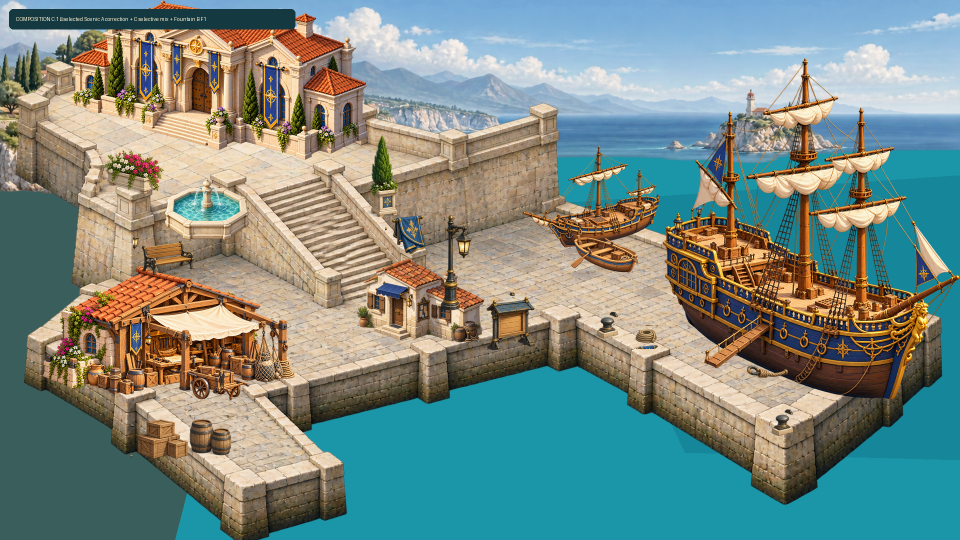
#> input picture reports/portfolio-world-rebuild/evidence/runtime-r3-scenic-props-correction/05-composition-c1-corrected.png, 1920 x 1080 px (shown at 1/2 size)
$ python build-r3-scenic-final-correction.py
#> lines starting #> are read from the running program, lines starting #| are printed output that depends on the picture
#> in main, c1 is the input picture: PIL image 1920x1080 RGBA; mean R, G, B, A 120.8, 139.2, 132.2, 255
#!/usr/bin/env python3
"""Build R3 Phase A.2's final, static-only Scenic A / Composition C2 review board."""
from __future__ import annotations

import hashlib
import json
from pathlib import Path

from PIL import Image, ImageChops, ImageDraw, ImageEnhance, ImageFilter, ImageFont, ImageOps

ROOT = Path(__file__).resolve().parents[2]
R2 = ROOT / "portfolio-world" / "public" / "assets" / "canonical-r2"
R3 = ROOT / "portfolio-world" / "public" / "assets" / "canonical-r3" / "candidates"
SCENIC, PROPS = R3 / "scenic", R3 / "props"
SOURCE = ROOT / "portfolio-world" / "art-source" / "runtime-r3-scenic-props"
EVIDENCE = ROOT / "reports" / "portfolio-world-rebuild" / "evidence" / "runtime-r3-scenic-final-correction"
MANIFEST = ROOT / "data" / "portfolio-world" / "runtime-r3-scenic-props-candidates.json"
CANONICAL = ROOT / "reports" / "portfolio-world-rebuild" / "evidence" / "gameplay-projection-refinement" / "projection-a-elevated-gameplay.png"
C1 = ROOT / "reports" / "portfolio-world-rebuild" / "evidence" / "runtime-r3-scenic-props-correction" / "05-composition-c1-corrected.png"
SIZE = (1920, 1080)
FONT = ImageFont.load_default()


def sha(path: Path) -> str:
    return hashlib.sha256(path.read_bytes()).hexdigest()


def save(image: Image.Image, destination: Path) -> None:
    destination.parent.mkdir(parents=True, exist_ok=True)
    image.save(destination, "PNG", optimize=True)


# [5 lines left out: function label, not called in this run]


def put(canvas: Image.Image, image: Image.Image, x: int, y: int) -> None:
    canvas.alpha_composite(image, (x, y))


def final_scenic() -> Image.Image:
    """Normalize the bounded ImageGen town edit and feather its lower sea edge."""
    image = Image.open(SOURCE / "scenic-a-final-imagegen-source.png").convert("RGBA").resize(SIZE, Image.Resampling.LANCZOS)
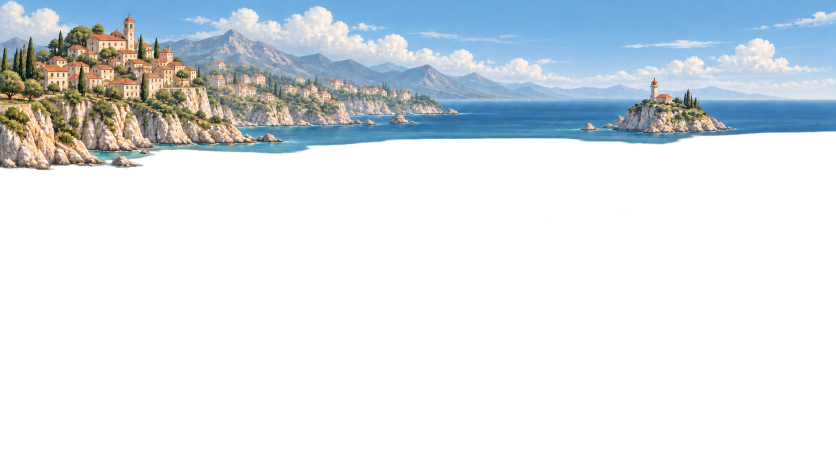
#> input picture portfolio-world/art-source/runtime-r3-scenic-props/scenic-a-final-imagegen-source.png, 1672 x 941 px (shown at 1/2 size)
    image = ImageEnhance.Color(image).enhance(0.64)
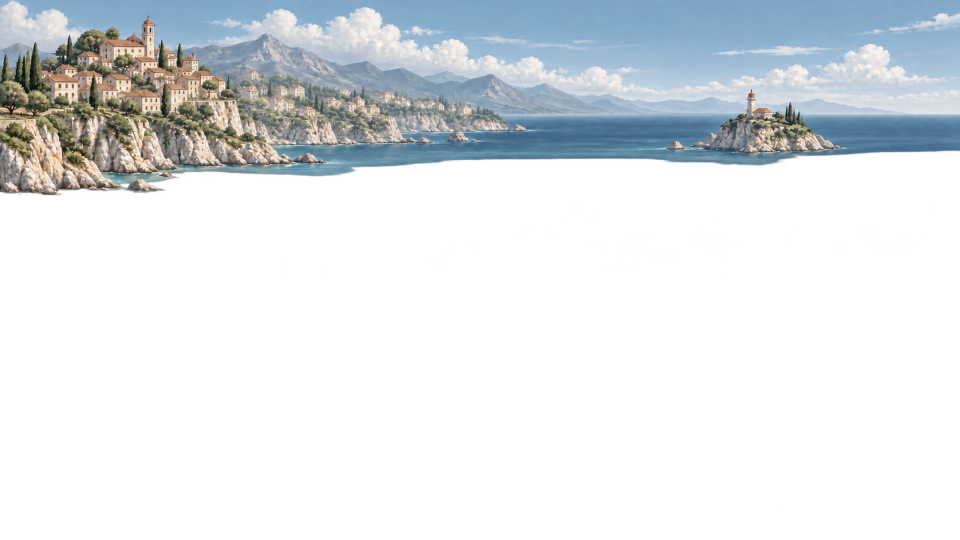
#> image: PIL image 1920x1080 RGBA (shown at 1/2 size); mean R, G, B, A 46.8, 51.6, 55, 78.4; transparent parts drawn white
    image = ImageEnhance.Brightness(image).enhance(1.01)
    alpha = image.getchannel("A")
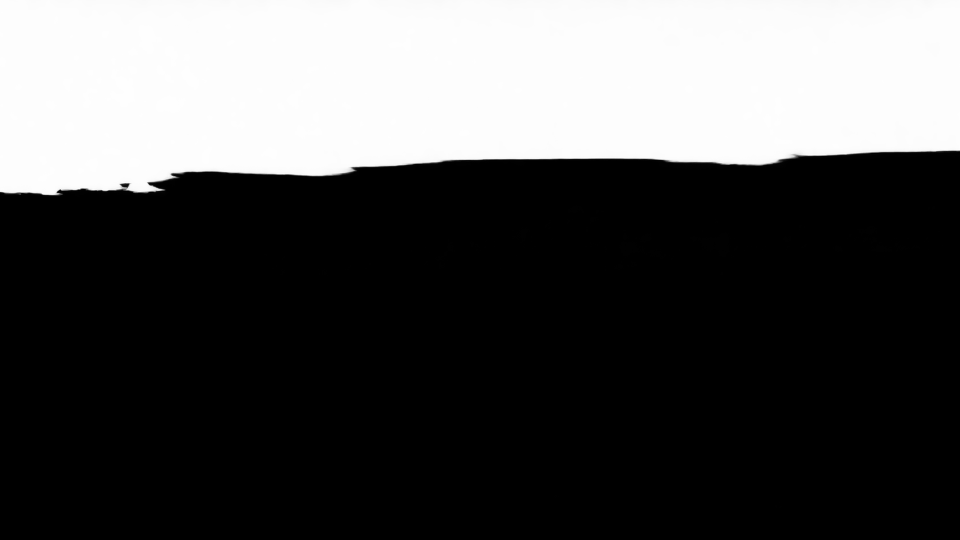
#> alpha: PIL image 1920x1080 L (shown at 1/2 size); min 0, max 255, mean 78.4
    softened = Image.new("L", SIZE, 0)
#> softened: PIL image 1920x1080 L; every value is 0
    for y in range(SIZE[1]):
        edge = 1.0 if y <= 340 else max(0.0, min(1.0, (440 - y) / 100))
        for x in range(SIZE[0]):
            value = alpha.getpixel((x, y))
            softened.putpixel((x, y), int(value * edge) if value >= 24 else 0)
    image.putalpha(softened)
    save(image, SCENIC / "scenic-a-final.png")
    return image


def foundation_canvas() -> Image.Image:
    canvas = Image.new("RGBA", SIZE, "#395e5b")
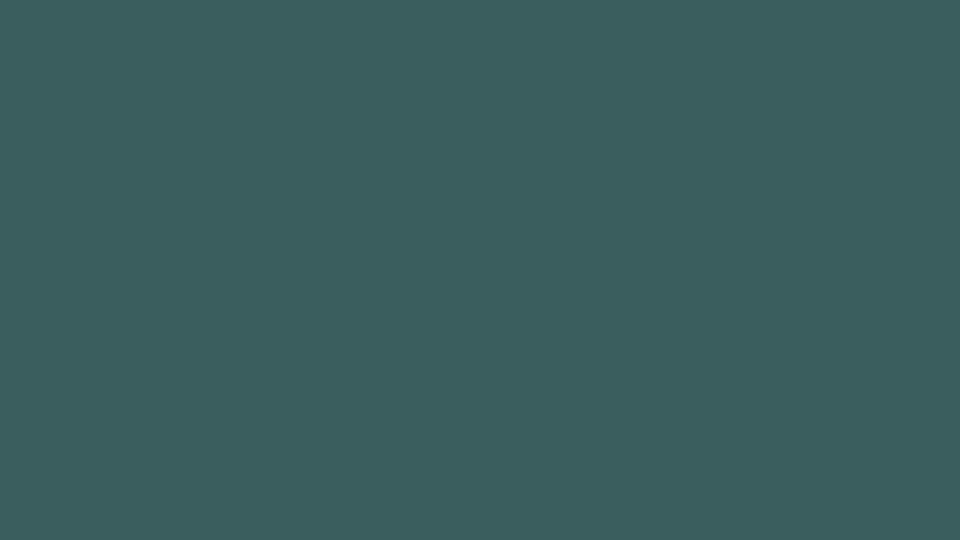
#> canvas: PIL image 1920x1080 RGBA (shown at 1/2 size); mean R, G, B, A 57, 94, 91, 255
    draw = ImageDraw.Draw(canvas)
    draw.polygon([(700, 260), (1920, 215), (1920, 1080), (350, 1080), (430, 770)], fill="#1b95a8")
    draw.polygon([(1130, 405), (1920, 350), (1920, 920), (1370, 905)], fill="#16869a")
    return canvas


# [18 lines left out: function water_bridge, not called in this run]


def foundation_art(canvas: Image.Image) -> None:
    master = Image.open(R2 / "candidates/runtime-r24-foundation-master/foundation-master-b.png").convert("RGBA")
    vertical = Image.open(R2 / "candidates/runtime-r24-foundation-master/foundation-master-b-vertical-structure.png").convert("RGBA")
    canvas.alpha_composite(master)
    vertical.putalpha(vertical.getchannel("A").point(lambda value: int(value * .32)))
    canvas.alpha_composite(vertical)


# [7 lines left out: function landmark_objects, not called in this run]


def composition(scenic: Image.Image) -> Image.Image:
    canvas = foundation_canvas()
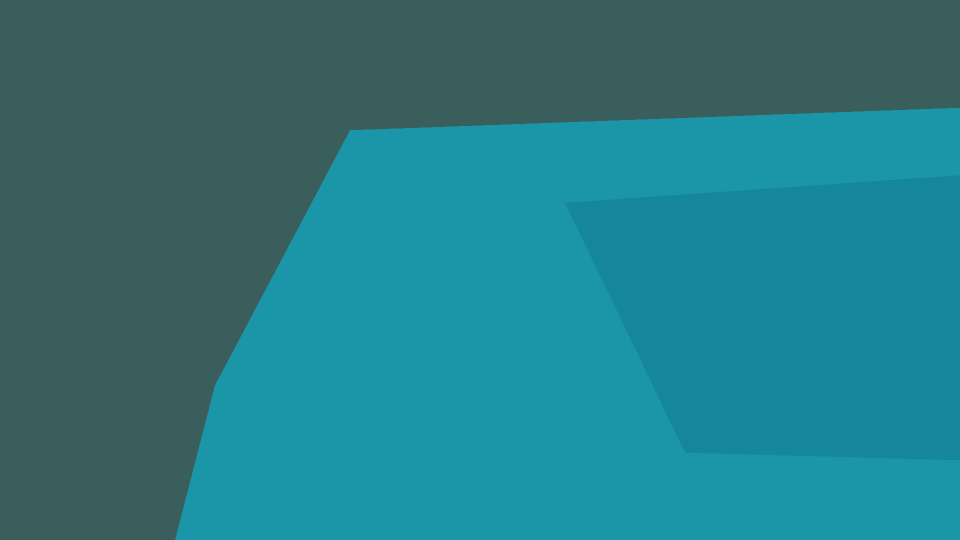
#> canvas: PIL image 1920x1080 RGBA (shown at 1/2 size); mean R, G, B, A 38.9, 123, 132.8, 255
    canvas.alpha_composite(scenic)
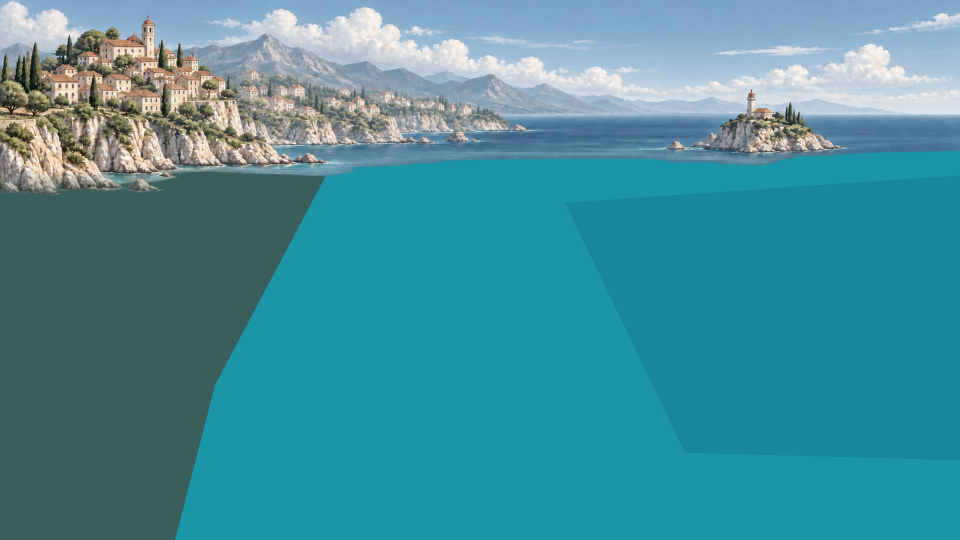
#> canvas: PIL image 1920x1080 RGBA (shown at 1/2 size); mean R, G, B, A 69, 142.4, 155.3, 255
    foundation_art(canvas)
    canvas.alpha_composite(water_bridge())
    landmark_objects(canvas)
    for name, x, y in [
        ("fountain-b", 330, 330), ("flower-planter", 205, 300), ("cypress-planter", 720, 270),
        ("bench", 235, 475), ("banner", 770, 380), ("lamp", 845, 430), ("notice-board", 970, 560),
        ("bollard", 1190, 605), ("rope-coil", 1238, 650), ("crate-stack", 260, 825),
        ("barrels", 375, 825), ("bollard", 1540, 800), ("mooring-rope", 1455, 708),
    ]:
        put(canvas, Image.open(PROPS / f"{name}.png").convert("RGBA"), x, y)
    player = Image.open(R2 / "player/player-a.png").convert("RGBA").resize((28, 56), Image.Resampling.LANCZOS)
    put(canvas, player, 429, 729)
    return canvas


# [30 lines left out: functions route_board, comparison, update_manifest, not called in this run]


def main() -> None:
    EVIDENCE.mkdir(parents=True, exist_ok=True)
    c1 = Image.open(C1).convert("RGBA")
    scenic = final_scenic(); c2 = composition(scenic)
    save(label(c1.crop((0, 0, 1040, 460)).resize(SIZE, Image.Resampling.LANCZOS), "C1 TOWN — faint behind Hall (before)"), EVIDENCE / "01-town-before.png")
    save(label(c2.crop((0, 0, 1040, 460)).resize(SIZE, Image.Resampling.LANCZOS), "C2 TOWN — clear but subordinate clustered hillside"), EVIDENCE / "02-town-after.png")
    water_crop = (650, 185, 1920, 485)
    save(label(c1.crop(water_crop).resize(SIZE, Image.Resampling.LANCZOS), "C1 WATER — hard far-sea to harbor colour break (before)"), EVIDENCE / "03-water-transition-before.png")
    save(label(c2.crop(water_crop).resize(SIZE, Image.Resampling.LANCZOS), "C2 WATER — feathered far-sea to harbor transition"), EVIDENCE / "04-water-transition-after.png")
    save(label(c2, "COMPOSITION C2 — Scenic A final + approved C mix + Fountain B F1"), EVIDENCE / "05-composition-c2-final.png")
    save(comparison(Image.open(CANONICAL).convert("RGBA"), "CANONICAL PROJECTION A — reference", c2, "COMPOSITION C2 — final static preview"), EVIDENCE / "06-canonical-vs-c2.png")
    save(comparison(c1, "COMPOSITION C1 — prior correction", c2, "COMPOSITION C2 — town / water final"), EVIDENCE / "07-c1-vs-c2.png")
    save(route_board(c2), EVIDENCE / "08-c2-route-legibility.png")
    update_manifest()


if __name__ == "__main__":
#> (the run stopped early here; a loop or call above may not have finished)
